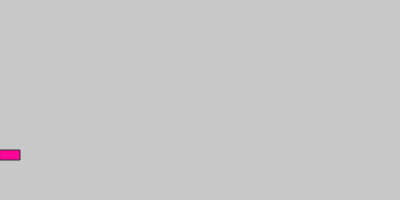
Frame 1 (no input)
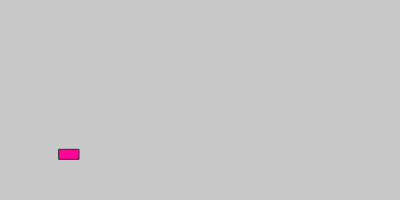
Frame 60 (no input)
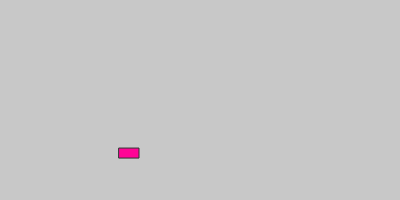
Frame 120 (the mouse pressed at the canvas centre since frame 60)

The p5.js sketch that drew these frames (run headless with seeded random() and noise() and a simulated clock; from frame 60 on, the mouse is pressed at the canvas centre):

// p5.js sketch
// ── sketch.js
// Where is the car
let x, y;

// crear la clase Carro
class Carro {
  constructor(alto,ancho,color,name){
    this.alto = alto;
    this.ancho = ancho;
    this.color = color;
    this.name = name;
  } 
}



function setup() {

  createCanvas(400, 200);
  // Start position
  y = height - height/4;
  x = 0;
  // crear una instancia de Carro llamada miCarro
  let miCarro = new Carro (10,20,(red),"miNave");
  
  console.log("miCarro ancho is: " + miCarro.ancho);
  console.log("miCarro alto is: " + miCarro.alto);
  console.log("Nombre de miCarro es: " + miCarro.name);
}

function draw() {
  background(200);  
  display();
  move();
  //console.log(miCarro.alto);
  
  let miCarro = new Carro (10,20,(red),"miNave");
  
}

function move(){
  // Jiggling randomly
  y = y + random(-1, 1);
  
  if (x > width) {
    // Reset 
    x = 0;
    y = height - height/4;
  } else {
    // Moving up at a constant speed
    x = x + 1;
  }
}

function display(){
  // Draw a car
  stroke(50);
  fill(255,4,150);
  rect(x, y, 20, 10);
}
